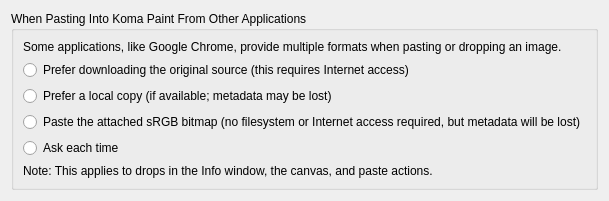
     <widget class="QWidget" name="Pasting">
      <attribute name="title">
       <string>Pasting</string>
      </attribute>
      <layout class="QFormLayout" name="formLayout_18">
       <item row="0" column="0" colspan="2">
        <widget class="QGroupBox" name="grpPasteFrom">
         <property name="title">
          <string>When Pasting Into Koma Paint From Other Applications</string>
         </property>
         <layout class="QFormLayout" name="formLayout_8">
          <item row="1" column="0" colspan="2">
           <widget class="QRadioButton" name="btnDownload">
            <property name="text">
             <string>Prefer downloading the original source (this requires Internet access)</string>
            </property>
           </widget>
          </item>
          <item row="5" column="0" colspan="2">
           <widget class="QLabel" name="lblPasteNote">
            <property name="text">
             <string>Note: This applies to drops in the Info window, the canvas, and paste actions.</string>
            </property>
           </widget>
          </item>
          <item row="0" column="0" colspan="2">
           <widget class="QLabel" name="lblPasteContext">
            <property name="text">
             <string>Some applications, like Google Chrome, provide multiple formats when pasting or dropping an image.</string>
            </property>
           </widget>
          </item>
          <item row="2" column="0" colspan="2">
           <widget class="QRadioButton" name="btnLocal">
            <property name="text">
             <string>Prefer a local copy (if available; metadata may be lost)</string>
            </property>
           </widget>
          </item>
          <item row="3" column="0" colspan="2">
           <widget class="QRadioButton" name="btnBitmap">
            <property name="text">
             <string>Paste the attached sRGB bitmap (no filesystem or Internet access required, but metadata will be lost)</string>
            </property>
           </widget>
          </item>
          <item row="4" column="0" colspan="2">
           <widget class="QRadioButton" name="btnAsk">
            <property name="text">
             <string>Ask each time</string>
            </property>
           </widget>
          </item>
         </layout>
        </widget>
       </item>
      </layout>
     </widget>
